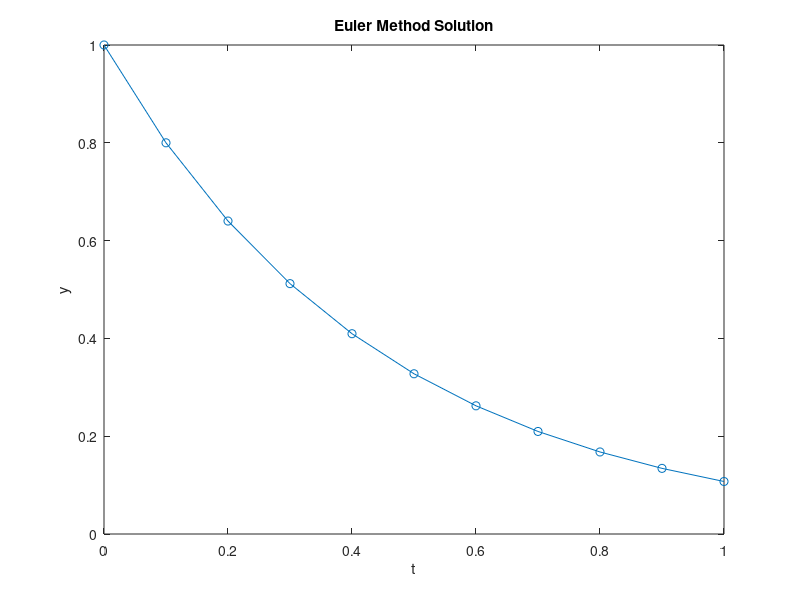

Write MATLAB code to recreate this figure.
% Define the differential equation dy/dt = -2y
f = @(t, y) -2*y;

% Set the time span and step size
tspan = [0, 1];
h = 0.1;

% Initial condition
y0 = 1;

% Euler method implementation
t = tspan(1):h:tspan(2);
y = zeros(size(t));
y(1) = y0;

for i = 1:length(t)-1
    y(i+1) = y(i) + h*f(t(i), y(i));
end

% Plot the results
plot(t, y, 'o-')
xlabel('t')
ylabel('y')
title('Euler Method Solution')